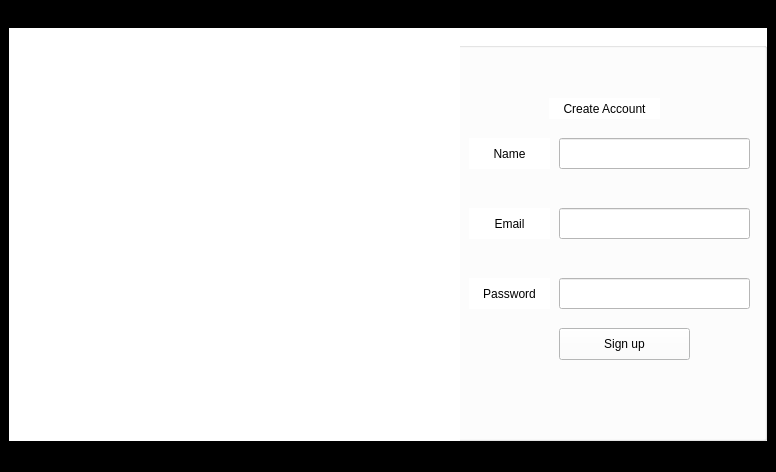
<?xml version="1.0" encoding="UTF-8"?>
<ui version="4.0">
 <class>MainWindow</class>
 <widget class="QMainWindow" name="MainWindow">
  <property name="geometry">
   <rect>
    <x>0</x>
    <y>0</y>
    <width>776</width>
    <height>472</height>
   </rect>
  </property>
  <property name="windowTitle">
   <string>MainWindow</string>
  </property>
  <property name="styleSheet">
   <string notr="true">background-color:rgb(0, 0, 0)</string>
  </property>
  <property name="iconSize">
   <size>
    <width>32</width>
    <height>32</height>
   </size>
  </property>
  <widget class="QWidget" name="centralwidget">
   <layout class="QHBoxLayout" name="horizontalLayout">
    <item>
     <widget class="QGroupBox" name="groupBox">
      <property name="styleSheet">
       <string notr="true">background-color:rgb(255, 255, 255)</string>
      </property>
      <property name="title">
       <string>GroupBox</string>
      </property>
      <widget class="QLabel" name="label_Name">
       <property name="geometry">
        <rect>
         <x>460</x>
         <y>110</y>
         <width>81</width>
         <height>31</height>
        </rect>
       </property>
       <property name="styleSheet">
        <string notr="true">background-color:rgb(255, 255, 255)</string>
       </property>
       <property name="text">
        <string>Name</string>
       </property>
       <property name="alignment">
        <set>Qt::AlignCenter</set>
       </property>
      </widget>
      <widget class="QLabel" name="label_2_Email">
       <property name="geometry">
        <rect>
         <x>460</x>
         <y>180</y>
         <width>81</width>
         <height>31</height>
        </rect>
       </property>
       <property name="styleSheet">
        <string notr="true">background-color:rgb(255, 255, 255)</string>
       </property>
       <property name="text">
        <string>Email</string>
       </property>
       <property name="alignment">
        <set>Qt::AlignCenter</set>
       </property>
      </widget>
      <widget class="QLineEdit" name="lineEdit_Name">
       <property name="geometry">
        <rect>
         <x>550</x>
         <y>110</y>
         <width>191</width>
         <height>31</height>
        </rect>
       </property>
       <property name="styleSheet">
        <string notr="true">color: rgb(1, 1, 1);</string>
       </property>
       <property name="text">
        <string/>
       </property>
      </widget>
      <widget class="QLineEdit" name="lineEdit_2_Email">
       <property name="geometry">
        <rect>
         <x>550</x>
         <y>180</y>
         <width>191</width>
         <height>31</height>
        </rect>
       </property>
       <property name="styleSheet">
        <string notr="true">color: rgb(0, 0, 0);</string>
       </property>
       <property name="text">
        <string/>
       </property>
      </widget>
      <widget class="QLabel" name="label_3_Password">
       <property name="geometry">
        <rect>
         <x>460</x>
         <y>250</y>
         <width>81</width>
         <height>31</height>
        </rect>
       </property>
       <property name="styleSheet">
        <string notr="true">background-color:rgb(255, 255, 255)</string>
       </property>
       <property name="text">
        <string>Password</string>
       </property>
       <property name="alignment">
        <set>Qt::AlignCenter</set>
       </property>
      </widget>
      <widget class="QLineEdit" name="lineEdit_3_Password">
       <property name="geometry">
        <rect>
         <x>550</x>
         <y>250</y>
         <width>191</width>
         <height>31</height>
        </rect>
       </property>
       <property name="styleSheet">
        <string notr="true">color: rgb(0, 0, 0);</string>
       </property>
      </widget>
      <widget class="QLabel" name="label_4_Login">
       <property name="geometry">
        <rect>
         <x>540</x>
         <y>70</y>
         <width>111</width>
         <height>21</height>
        </rect>
       </property>
       <property name="styleSheet">
        <string notr="true">background-color:rgb(255, 255, 255)</string>
       </property>
       <property name="text">
        <string>Create Account</string>
       </property>
       <property name="alignment">
        <set>Qt::AlignCenter</set>
       </property>
      </widget>
      <widget class="QPushButton" name="pushButton_Sign_in">
       <property name="geometry">
        <rect>
         <x>550</x>
         <y>300</y>
         <width>131</width>
         <height>32</height>
        </rect>
       </property>
       <property name="styleSheet">
        <string notr="true">background-color: rgb(253, 255, 255);</string>
       </property>
       <property name="text">
        <string>Sign up</string>
       </property>
      </widget>
      <widget class="QLabel" name="label_2_Logo">
       <property name="geometry">
        <rect>
         <x>0</x>
         <y>0</y>
         <width>451</width>
         <height>451</height>
        </rect>
       </property>
       <property name="text">
        <string/>
       </property>
       <property name="pixmap">
        <pixmap>../Downloads/EcoWardrobe-01.jpg</pixmap>
       </property>
       <property name="scaledContents">
        <bool>true</bool>
       </property>
      </widget>
      <zorder>label_2_Logo</zorder>
      <zorder>label_Name</zorder>
      <zorder>label_2_Email</zorder>
      <zorder>lineEdit_Name</zorder>
      <zorder>lineEdit_2_Email</zorder>
      <zorder>label_3_Password</zorder>
      <zorder>lineEdit_3_Password</zorder>
      <zorder>label_4_Login</zorder>
      <zorder>pushButton_Sign_in</zorder>
     </widget>
    </item>
   </layout>
  </widget>
  <widget class="QStatusBar" name="statusbar"/>
  <widget class="QMenuBar" name="menubar">
   <property name="geometry">
    <rect>
     <x>0</x>
     <y>0</y>
     <width>776</width>
     <height>32</height>
    </rect>
   </property>
   <widget class="QMenu" name="menuEcoWardrobe">
    <property name="title">
     <string>EcoWardrobe</string>
    </property>
   </widget>
   <addaction name="menuEcoWardrobe"/>
  </widget>
 </widget>
 <resources/>
 <connections/>
</ui>
